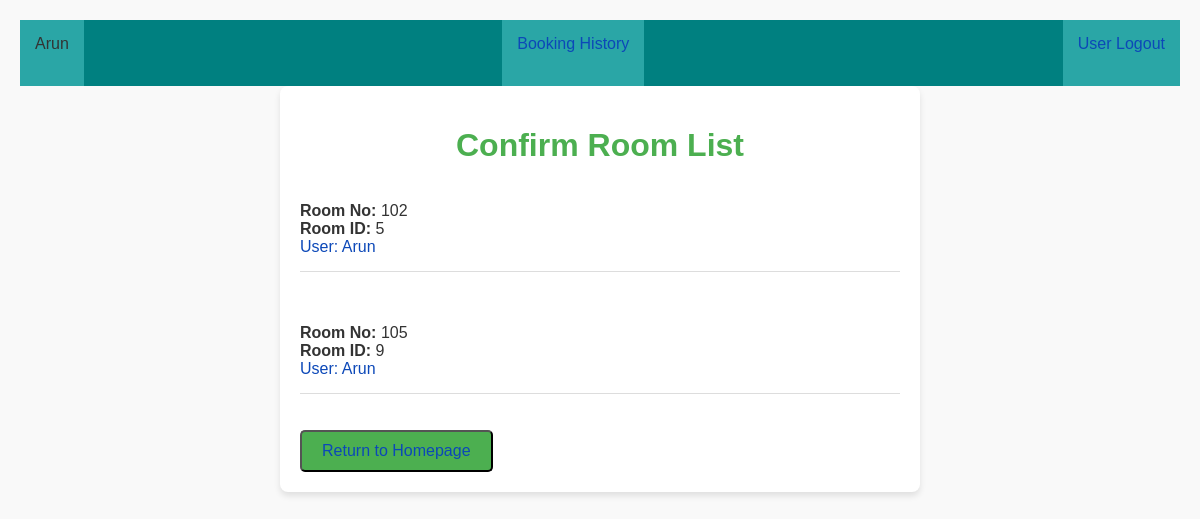
Page /booking_history/ (signed in) on the earlier database version.
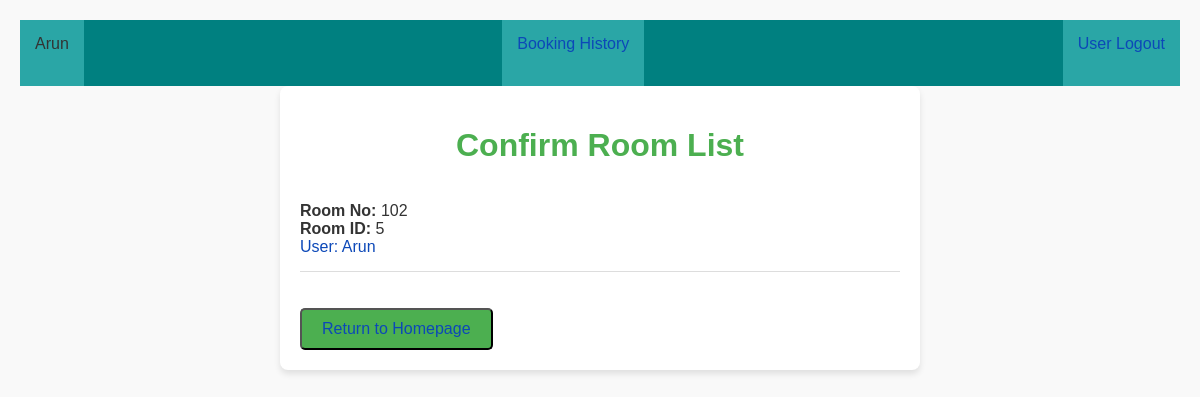
Same page on the later database version.
### app/models.py (models this page shows, shortened)
class Booking(models.Model):
    STATUS_CHOICES = [
        ('Inprocess', 'Inprocess'),
        ('Completed', 'Completed'),
        ('Cancelled', 'Cancelled'),
    ]
    status = models.CharField(max_length=20, choices=STATUS_CHOICES, default='Pending')
    Room = models.ForeignKey(Room, on_delete=models.CASCADE)
    user = models.ForeignKey(User, on_delete=models.CASCADE, null=True, blank=True)
    Booking_date = models.DateTimeField(auto_now_add=True)
    Check_in = models.DateField()
    Check_out = models.DateField()
    Total_price = models.DecimalField(max_digits=10,decimal_places=2)
    Num_of_Person = models.IntegerField(null=True)

class Room(models.Model):
    Room_no = models.CharField(max_length=10)
    Room_type = models.CharField(max_length=20)
    Room_description = models.TextField()
    Price_per_night = models.DecimalField(max_digits=10, decimal_places=2)
    Room_available = models.BooleanField(default=True)  # This seems to represent availability

### app/views.py (the view)
# urls.py: path('booking_history/',booking_history),
@login_required(login_url='/userlogin')
def booking_history(request):
    if request.user.is_authenticated:
        booking = Booking.objects.filter(user=request.user)
    return render(request,  'booking_history.html', {'booking':booking})

### Template/booking_history.html (shortened to what this page needs)
{% include 'nav.html' %}
<!DOCTYPE html>
<html lang="en">
    <head>
</head>
<body>
    <div class="container">
        <h1>Confirm Room List</h1>
        <div >
            {%  for b in booking %}
            <div class="room-item">
                <strong >Room No:</strong> {{ b.Room.Room_no }} <br>
                <strong>Room ID:</strong> {{ b.Room_id }} <br>
                <a href="/detail_confirm_booking/{{b.id}}" >User: {{ b.user }}</a>
            </div><br><br>
            {% endfor %}
        </div>
        <button class="button"><a href="/" >Return to Homepage</a></button>
    </div>
</body>
</html>

Differences in the rows shown:
removed Booking: Room.Room_no "105", Room_id "9", user "Arun"
